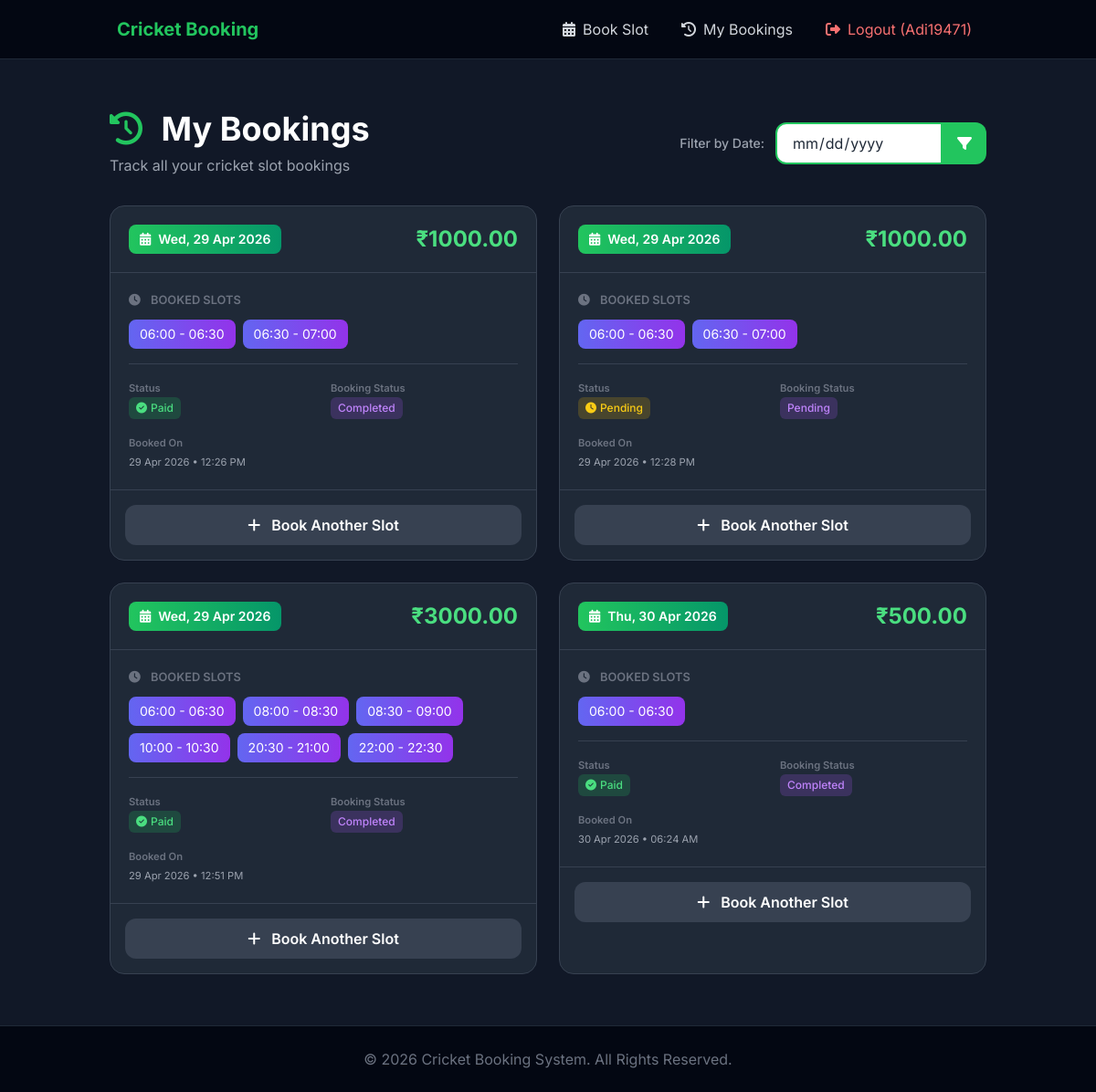
The page /history/ (signed in) on the database as committed earlier.
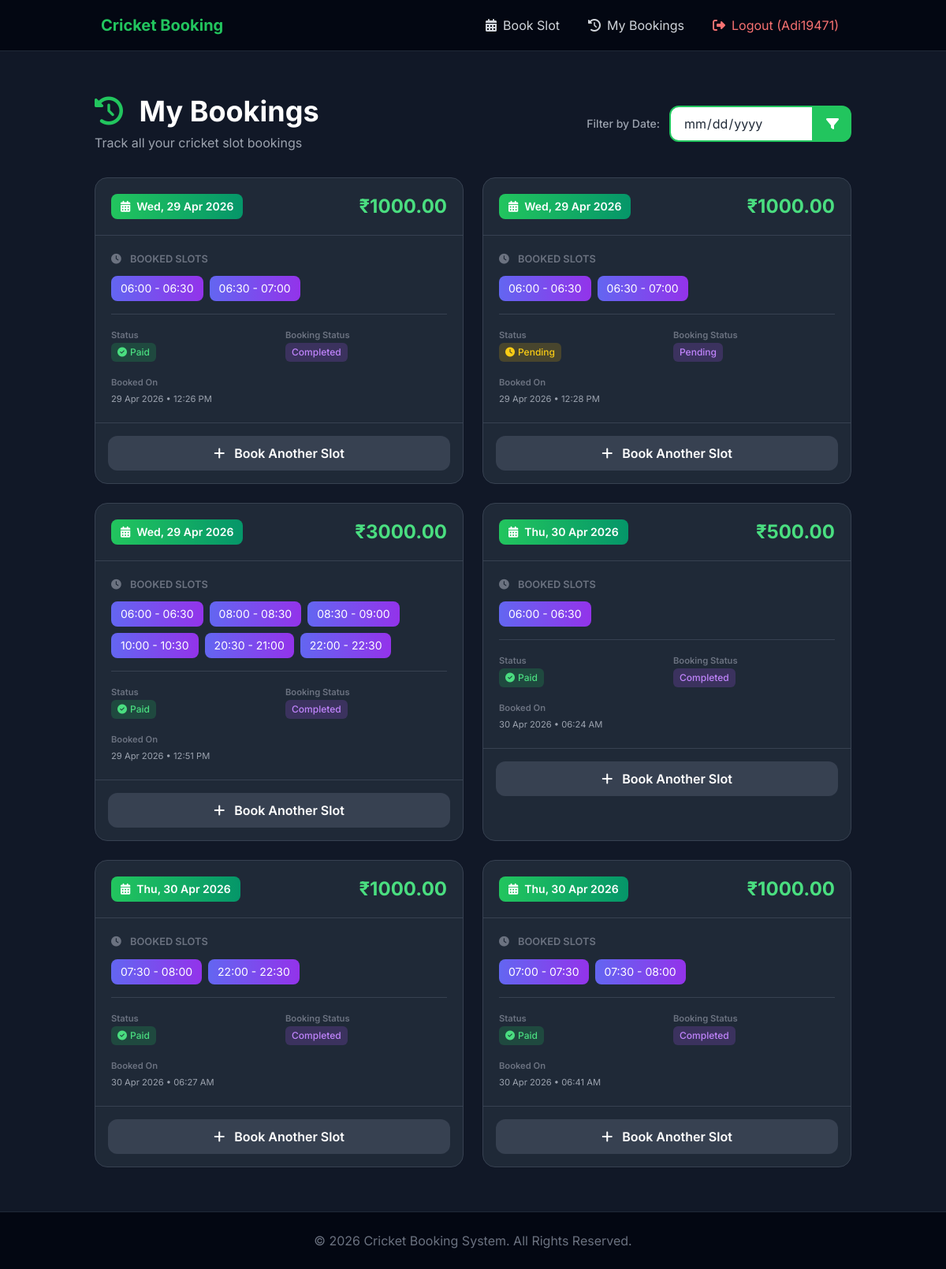
The same page on the database as committed later.
### booking/models.py (models this page shows, shortened)
class Booking(models.Model):
    BOOKING_STATUS_CHOICES = [
        ('pending', 'Pending'),
        ('completed', 'Completed'),
        ('cancelled', 'Cancelled'),
    ]
    user = models.ForeignKey(User, on_delete=models.CASCADE)
    date = models.DateField()
    slots = models.ManyToManyField(TimeSlot)
    amount = models.IntegerField(default=500)
    total_amount = models.DecimalField(max_digits=10, decimal_places=2, default=0.00)
    is_paid = models.BooleanField(default=False)
    status = models.CharField(max_length=20, choices=BOOKING_STATUS_CHOICES, default='pending')
    razorpay_order_id = models.CharField(max_length=200, blank=True)
    created_at = models.DateTimeField(auto_now_add=True)

class TimeSlot(models.Model):
    start_time = models.TimeField()
    end_time = models.TimeField()

### booking/views.py (the view)
# urls.py: path('history/', views.history, name="history"),
@login_required
def history(request):
    from django.utils import timezone
    search_date_str = request.GET.get('date')
    bookings = Booking.objects.filter(user=request.user)
    if search_date_str:
        search_date = parse_date(search_date_str)
        if search_date:
            bookings = bookings.filter(date=search_date)
    today = timezone.now().date()
    return render(request, "history.html", {"bookings": bookings, "search_date": search_date_str, "today": today})

### booking/templates/history.html (shortened to what this page needs)
{% extends 'base.html' %}
{% block content %}
<div class="py-4">
    <div class="flex flex-col md:flex-row md:items-center justify-between gap-4 mb-8">
        <div>
            <h1 class="text-2xl md:text-3xl lg:text-4xl font-bold text-white mb-2">
                <i class="fas fa-history mr-3 text-primary"></i> My Bookings
            </h1>
            <p class="text-gray-400">Track all your cricket slot bookings</p>
        </div>
        <div class="flex items-center gap-3">
            <label class="text-gray-400 font-medium text-sm">Filter by Date:</label>
            <div class="flex">
                <input type="date" id="search-date" class="px-4 py-2 rounded-l-xl bg-gray-800 border border-gray-700 text-white focus:outline-none focus:border-primary" value="{{ search_date|default:today }}">
                <button class="px-4 py-2 rounded-r-xl bg-primary hover:bg-primary-dark text-white font-medium transition-colors" onclick="filterBookings()">
                    <i class="fas fa-filter" class="bg-white"></i>
                </button>
            </div>
        </div>
    </div>
    {% if bookings %}
        <div class="grid grid-cols-1 md:grid-cols-2 xl:grid-cols-3 gap-6">
            {% for booking in bookings %}
            <div class="bg-gray-800 rounded-2xl border border-gray-700 overflow-hidden hover:border-primary/50 transition-colors">
                <div class="flex items-center justify-between p-5 border-b border-gray-700">
                    <div>
                        <span class="inline-flex items-center px-3 py-1.5 rounded-lg bg-gradient-to-r from-green-500 to-emerald-600 text-white text-sm font-semibold">
                            <i class="fas fa-calendar-alt mr-2"></i>
                            {{ booking.date|date:"D, d M Y" }}
                        </span>
                    </div>
                    <span class="text-xl lg:text-2xl font-bold text-green-400">₹{{ booking.total_amount }}</span>
                </div>
                <div class="p-5">
                    <div class="mb-4">
                        <small class="text-gray-500 font-semibold block mb-3">
                            <i class="fas fa-clock mr-2"></i> BOOKED SLOTS
                        </small>
                        <div class="flex flex-wrap gap-2">
                            {% for slot in booking.slots.all %}
                            <span class="px-3 py-1.5 rounded-lg bg-gradient-to-r from-indigo-500 to-purple-600 text-white text-sm">
                                {{ slot.start_time|time:"H:i" }} - {{ slot.end_time|time:"H:i" }}
                            </span>
                            {% endfor %}
                        </div>
                    </div>
                    <div class="border-t border-gray-700 pt-4">
                        <div class="grid grid-cols-2 gap-4 text-sm">
                            <div>
                                <small class="text-gray-500 font-semibold block">Status</small>
                                {% if booking.is_paid %}
                                    <span class="inline-flex items-center px-2 py-1 rounded-md bg-green-500/20 text-green-400 text-xs font-medium">
                                        <i class="fas fa-check-circle mr-1"></i> Paid
                                    </span>
                                {% else %}
                                    <span class="inline-flex items-center px-2 py-1 rounded-md bg-yellow-500/20 text-yellow-400 text-xs font-medium">
                                        <i class="fas fa-clock mr-1"></i> Pending
                                    </span>
                                {% endif %}
                            </div>
                            <div>
                                <small class="text-gray-500 font-semibold block">Booking Status</small>
                                <span class="inline-flex items-center px-2 py-1 rounded-md bg-purple-500/20 text-purple-400 text-xs font-medium">
                                    {{ booking.get_status_display }}
                                </span>
                            </div>
                            <div class="col-span-2">
                                <small class="text-gray-500 font-semibold block">Booked On</small>
                                <small class="text-gray-400">{{ booking.created_at|date:"d M Y • h:i A" }}</small>
                            </div>
                        </div>
                    </div>
                </div>
                <div class="p-4 border-t border-gray-700">
                    <a href="{% url 'home' %}" class="block w-full py-2.5 rounded-xl bg-gray-700 hover:bg-primary text-white text-center font-semibold transition-colors">
                        <i class="fas fa-plus mr-2"></i> Book Another Slot
                    </a>
                </div>
            </div>
            {% endfor %}
        </div>
    {% endif %}
</div>
{% endblock %}

### booking/templates/base.html (shortened to what this page needs)
<!DOCTYPE html>
{% load static %}
<html lang="en">
<head>
    <script src="https://cdn.tailwindcss.com"></script>
    <link href="https://cdnjs.cloudflare.com/ajax/libs/font-awesome/6.6.0/css/all.min.css" rel="stylesheet">
    <link href="{% static 'booking/modern-ui.css' %}" rel="stylesheet">
</head>
<body class="flex flex-col min-h-screen bg-gray-900 text-gray-300">
    <nav class="sticky top-0 z-50 bg-gray-950 border-b border-gray-800">
        <div class="container mx-auto px-4 sm:px-6 lg:px-8">
            <div class="flex items-center justify-between h-16">
                <a href="{% url 'home' %}" class="flex items-center gap-2">
                    <span class="text-xl font-bold text-primary hidden sm:block">Cricket Booking</span>
                </a>
                <div class="hidden md:flex items-center gap-1">
                    {% if user.is_authenticated %}
                        <a href="{% url 'home' %}" class="px-4 py-2 rounded-lg hover:bg-gray-800 hover:text-primary transition-all">
                            <i class="fas fa-calendar-alt mr-2"></i>Book Slot
                        </a>
                        <a href="{% url 'history' %}" class="px-4 py-2 rounded-lg hover:bg-gray-800 hover:text-primary transition-all">
                            <i class="fas fa-history mr-2"></i>My Bookings
                        </a>
                        <a href="{% url 'logout' %}" class="px-4 py-2 rounded-lg hover:bg-gray-800 hover:text-red-500 transition-all text-red-400">
                            <i class="fas fa-sign-out-alt mr-2"></i>Logout ({{ user.username }})
                        </a>
                    {% endif %}
                </div>
            </div>
        </div>
    </nav>
    <main class="flex-grow container mx-auto px-4 sm:px-6 lg:px-8 py-6 lg:py-10">
        {% block content %}{% endblock %}
    </main>
    <footer class="mt-auto py-6 border-t border-gray-800 bg-gray-950">
        <div class="container mx-auto px-4 text-center">
            <p class="text-gray-500">&copy; 2026 Cricket Booking System. All Rights Reserved.</p>
        </div>
    </footer>
</body>
</html>

### booking/static/booking/modern-ui.css (style rules this page uses)
:root { --primary: #22c55e; --primary-dark: #16a34a; --bg-main: #0b1220; --bg-section: #111827; --card-bg: #ffffff; --text-dark: #0f172a; --text-light: #64748b; }
body { font-family: 'Inter', sans-serif; }
.container { max-width: 1280px; }
input[type="date"] { background-color: #ffffff !important; color: #1f2937 !important; border: 2px solid #22c55e !important; cursor: pointer; }

Rows that differ between the two databases and show on the page:
added Booking: date "Thu, 30 Apr 2026", total_amount "1000.00", is_paid True (drawn), status "Completed", created_at "30 Apr 2026 • 06:27 AM", TimeSlot (start_time "22:00", end_time "22:30")
now on this page (row unchanged): TimeSlot: start_time "07:30", end_time "08:00"
added Booking: date "Thu, 30 Apr 2026", total_amount "1000.00", is_paid True (drawn), status "Completed", created_at "30 Apr 2026 • 06:41 AM"
now on this page (row unchanged): TimeSlot: start_time "07:00", end_time "07:30", shown under "Thu, 30 Apr 2026"
